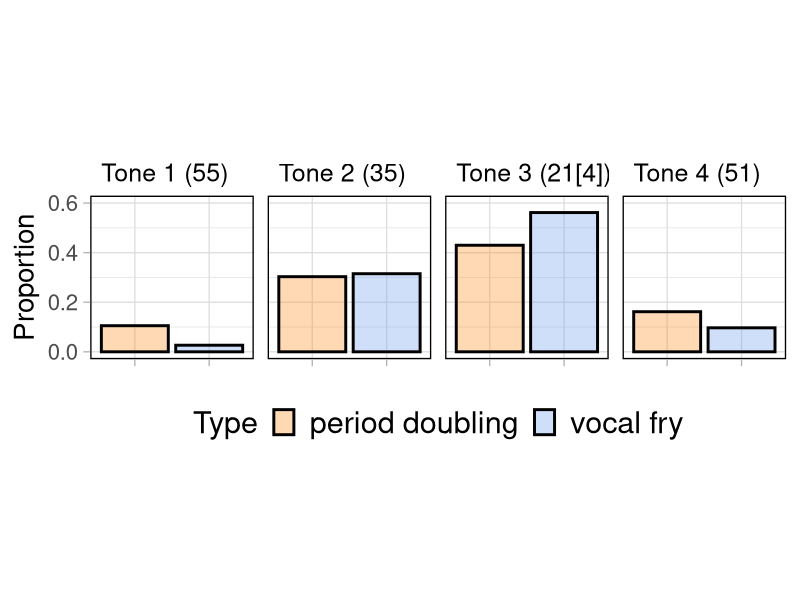
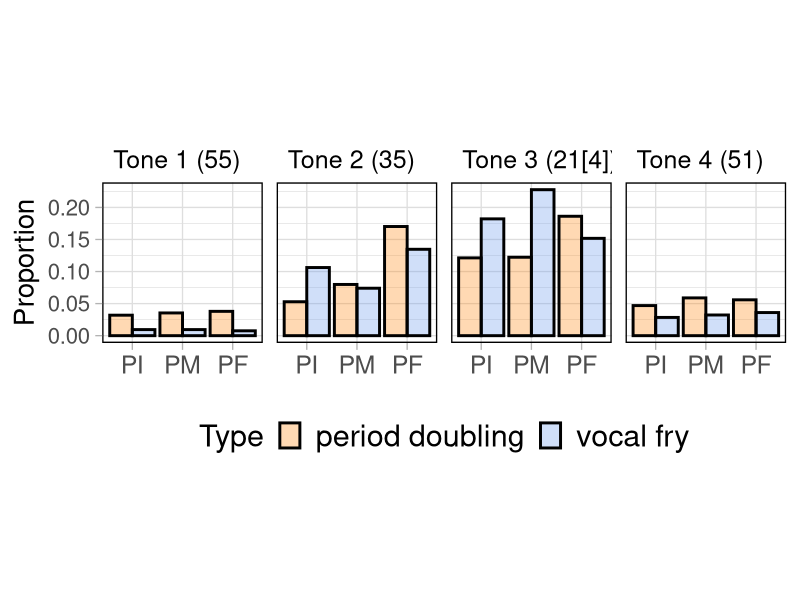
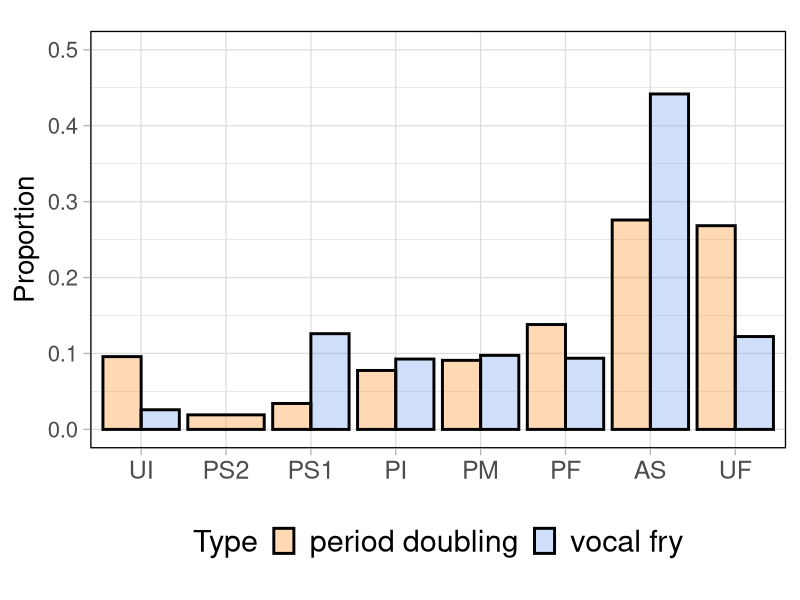
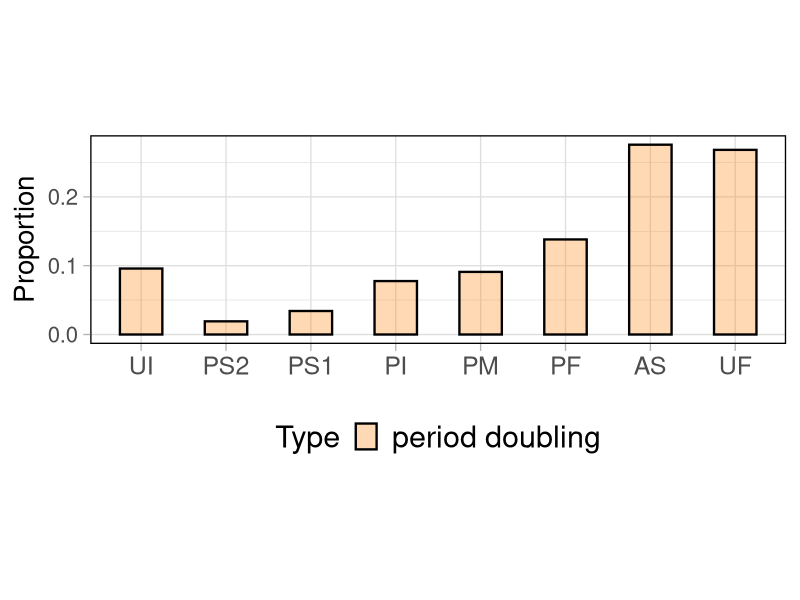
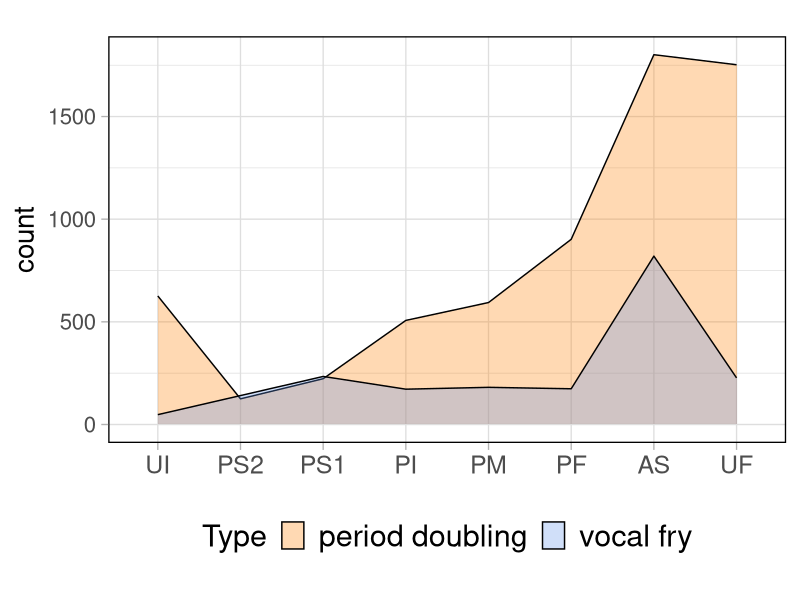
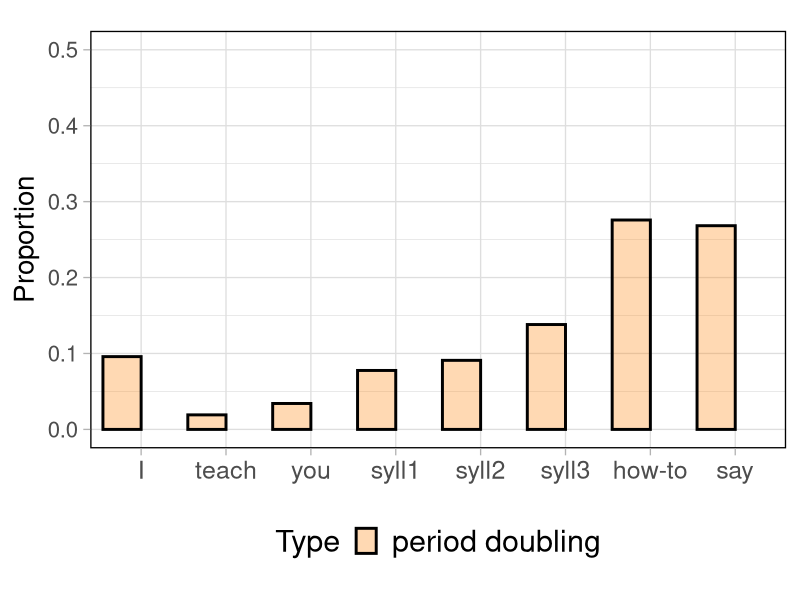
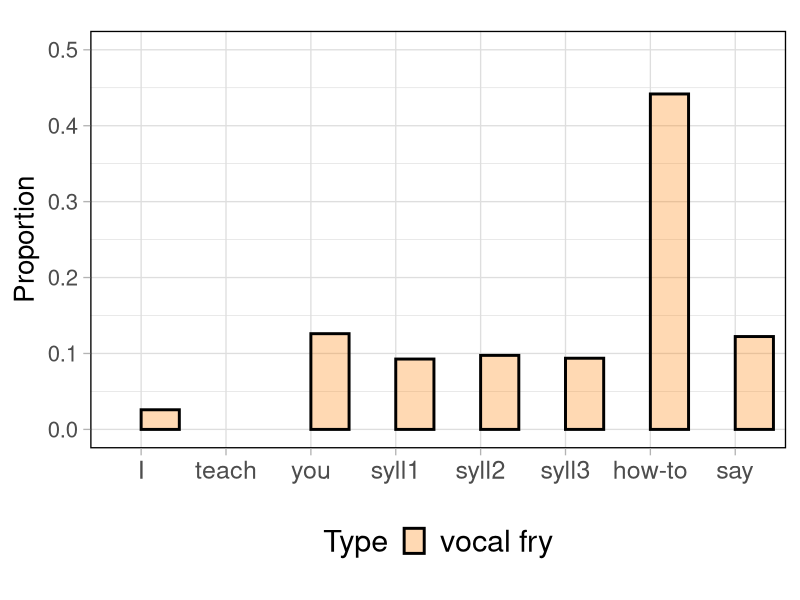

R code for these plots, in order:
## ---- chunk 1
knitr::opts_chunk$set(echo = TRUE)
library(tidyverse)
library(lme4)
library(lmerTest)


## ---- chunk 2

pros <- read_csv("prosody-log.csv")

# filter out derived neutral tone in sentence-medial stimuli
pros <- pros[!(pros$Tone=='0'&pros$Phrase%in%c('PM','PI','PF')),]

pros <- pros %>% mutate(id = str_sub(Filename,start=5,end=6),
               gender = ifelse(str_sub(Filename,start=3,end=3)=="0",'Women','Men'))

pros$ind <- paste0(ifelse(pros$gender=='Women','f','m'),pros$id)

pros$group[pros$Phrase%in%c('PM','PI','PF')] <- 'Medial'
pros$group[pros$Phrase%in%c('UI','PS1','PS2')] <- 'Initial'
pros$group[pros$Phrase%in%c('AS2','AS1','UF','AS')] <- 'Final'

pros$Phrase[pros$Phrase%in%c('AS2','AS1','AS')] <- 'AS'

pros$Phrase <- factor(pros$Phrase,
                      levels = c('UI','PS2','PS1','PI','PM','PF','AS','UF'))

pros$Type[pros$Type=='pd'] = 'period doubling'
pros$Type[pros$Type=='fry'] <- 'vocal fry'

pros$group <- factor(pros$group, levels = c("Initial", "Medial", "Final"))

pros_style <- list(
  scale_color_manual(values = c('darkorange1','cornflowerblue','azure4')),#BBBBBB
  scale_fill_manual(values = c('darkorange1','cornflowerblue','azure4')),#009988
  theme_light(base_size = 20),
  theme(
    aspect.ratio     = .75,
    legend.text = element_text(size = 22),
    strip.background = element_blank(),
    strip.text       = element_text(color = "black",size=18, hjust = 0),
    strip.placement = 'inside',
    panel.border     = element_rect(color = "black", fill = NA),
    legend.position = "bottom",
    legend.title = element_text(size=22),
    axis.title.x = element_blank(),
    axis.text.x = element_text(size=18)
  )
)
## ---- chunk 3

tone.by.ph <- pros %>% filter(Phrase%in%c('PI','PM','PF'))%>%
  group_by(Type,Phrase,Tone,ind)%>%summarise(count=n())

tone.by.ph$Tone <- factor(tone.by.ph$Tone, levels = c("1", "2", "3",'4'), 
                    labels = c("T1", "T2", "T3",'T4'))

tone.by.ph$Type <- factor(tone.by.ph$Type, levels = c( "period doubling", "vocal fry"))

tm.pd <- glmer(count~Type*(Tone+Phrase)+Tone:Phrase+(1|ind)+(1|ind:Tone)+(1|ind:Type)+(1|ind:Phrase)
               ,data=tone.by.ph,family = 'poisson',
               control=lmerControl(optimizer="bobyqa"))
drop1(tm.pd,test='Chisq',trace = T)
summary(tm.pd)

#control=lmerControl(optimizer="nloptwrap", optCtrl=list(xtol_abs=1e-8, ftol_abs=1e-8)))

tm.pd2 <- glmer(count~Type*Tone*Phrase+(1|ind)+(1|ind:Tone)+(1|ind:Type)+(1|ind:Phrase)
               ,data=tone.by.ph,family = 'poisson',
               control=lmerControl(optimizer="bobyqa"))
summary(tm.pd2)
drop1(tm.pd2,test='Chisq',trace = T)
anova(tm.pd,tm.pd2)

# tm.pd3 <- glmer(count~Type*Tone*Phrase+(1|ind)+(Tone|ind)+(Type|ind)+(Phrase|ind)
#                ,data=tone.by.ph,family = 'poisson',
#                control=lmerControl(optimizer="bobyqa"))
# summary(tm.pd3)
# tm.pd4 <- glmer(count~Type*(Tone+Phrase)+Tone:Phrase+(1|ind)+(Tone|ind)+(Type|ind)+(Phrase|ind)
#                ,data=tone.by.ph,family = 'poisson',
#                control=lmerControl(optimizer="bobyqa"))
# summary(tm.pd4)

#tm.pd2@optinfo$conv$lme4
#with(tm.pd@optinfo$derivs,max(abs(solve(Hessian,gradient)))<2e-3)
#tm.pd@optinfo$derivs %>% with(. , solve(Hessian, gradient))  %>% abs() %>% max()

tm <- glmer(count~Tone+Phrase+Type+(1|ind)+(1|ind:Tone)+(1|ind:Type)+(1|ind:Phrase),
             data=tone.by.ph,family = 'poisson',
               control=lmerControl(optimizer="bobyqa"))
drop1(tm,test='Chisq', trace=T)

summary(tm.pd)


# refit the model for vocal fry as default

tone.by.ph$Type <- factor(tone.by.ph$Type, levels = c( "vocal fry", "period doubling"))

tm.vf <- glmer(count~Type*(Tone+Phrase)+Tone:Phrase+(1|ind)+(1|ind:Tone)+(1|ind:Type)+(1|ind:Phrase)
               ,data=tone.by.ph,family = 'poisson',
               control=lmerControl(optimizer="bobyqa"))

summary(tm.vf)

tm.vf2 <- glmer(count~Type*Tone*Phrase+(1|ind)+(1|ind:Tone)+(1|ind:Type)+(1|ind:Phrase)
               ,data=tone.by.ph,family = 'poisson',
               control=lmerControl(optimizer="bobyqa"))
summary(tm.vf2)
drop1(tm.vf2,test='Chisq',trace = T)
anova(tm.vf,tm.vf2)



## ---- chunk 4
pros.tone.ph <- pros %>%filter(group=='Medial')%>%group_by(Type)%>%
  mutate(type.n = n())%>%
  filter(group=='Medial')%>%group_by(Type,Tone,Phrase)%>%
  mutate(ph.n = n())%>%group_by(Type,Tone,Phrase)%>%
  summarize(Proportion=ph.n/type.n)%>%unique()

pros.tone.ph$Tone <- factor(pros.tone.ph$Tone, levels = c("1", "2", "3",'4'), 
                    labels = c("Tone 1 (55)", "Tone 2 (35)", "Tone 3 (21[4])",'Tone 4 (51)'))

pros.tone <- pros %>% filter(group=='Medial')
pros.tone$Tone <- factor(pros.tone$Tone, levels = c("1", "2", "3",'4'), 
                    labels = c("Tone 1 (55)", "Tone 2 (35)", "Tone 3 (21[4])",'Tone 4 (51)'))


pros.tone%>%group_by(Type,Tone)%>%
  summarize(n = n())%>%
  mutate(Proportion=prop.table(n))%>%ggplot()+
  geom_histogram(aes(x=Type,y=Proportion,fill=Type,group=Type),size = 1,
           stat = 'identity', position = position_dodge(),
                 alpha=.3,color='black')+ #alpha=0
  facet_grid(~Tone)+pros_style+theme(axis.text.x = element_blank(),aspect.ratio = 1)+ylim(c(0, 0.6))


pros.tone.ph %>% ggplot()+
  geom_bar(aes(x=Phrase,y=Proportion,fill=Type,group=Type),size = 1,
           stat = 'identity', position = position_dodge(),
                 alpha=.3,color='black')+ #alpha=0
  facet_grid(~Tone)+pros_style+theme(aspect.ratio = 1)

## ---- chunk 5

by.ph <- pros%>%group_by(Type,Phrase,Tone,ind)%>%summarise(count=n())

by.ph$Tone <- factor(by.ph$Tone, levels = c("1", "2", "3",'4','0'), 
                    labels = c("T1", "T2", "T3",'T4','T0'))

by.ph$Type <- factor(by.ph$Type, levels = c( "period doubling", "vocal fry"))

pm.pd <- glmer(count~Tone+Type*Phrase+(1|ind)+(1|ind:Tone)+(1|ind:Phrase)+(1|ind:Type),data=by.ph,family = 'poisson',
               control=lmerControl(optimizer="bobyqa"))

with(pm.pd@optinfo$derivs,max(abs(solve(Hessian,gradient)))<2e-3)

drop1(pm.pd,test='Chisq',trace = T)

pm <- glmer(count~Tone+Type+Phrase+(1|ind)+(1|ind:Tone)+(1|ind:Phrase)+(1|ind:Type),data=by.ph,family = 'poisson')
drop1(pm,test='Chisq',trace = T)

summary(pm.pd)

# refit the model for vocal fry as default
by.ph$Type <- factor(by.ph$Type, levels = c( "vocal fry", "period doubling"))

pm.vf <- glmer(count~Tone+Type*Phrase+(1|ind)+(1|ind:Tone)+(1|ind:Phrase)+(1|ind:Type),data=by.ph,family = 'poisson',
               control=lmerControl(optimizer="bobyqa"))

summary(pm.vf)


## ---- chunk 6

pros %>%filter()%>%group_by(Type,Phrase)%>%
  summarize(n = n())%>%
  mutate(Proportion=prop.table(n)) %>% ggplot()+
  geom_bar(aes(x=Phrase,y=Proportion,group=Type,fill=Type),stat = 'identity',alpha=0.3,
           color='black',
                 size=1,
                 position = position_dodge())+
  pros_style+theme(aspect.ratio = .6)+ylim(c(0, 0.5))

pros %>%filter(Type=='period doubling')%>%group_by(Type,Phrase)%>%
    summarize(n = n())%>%
    mutate(Proportion=prop.table(n)) %>% ggplot()+
    geom_bar(aes(x=Phrase,y=Proportion,group=Type,fill=Type),stat = 'identity',alpha=.3,
             color='black',
             size=.8, width=.5,
             position = position_dodge())+pros_style+theme(aspect.ratio = .3)

pros %>%#group_by(Type,Phrase)%>%
  #summarize(n = n())%>%
  #mutate(Proportion=prop.table(n)) %>%
  ggplot()+
  geom_density(aes(x=Phrase,group=Type,fill=Type),stat = 'count',alpha=0.3,
           color='black')+
  pros_style+theme(aspect.ratio = .6)

## ---- chunk 7
pros$Phrase <- as.character(pros$Phrase)

pros$Phrase[pros$Phrase=='PM'] = 'syll2'
pros$Phrase[pros$Phrase=='PI'] = 'syll1'
pros$Phrase[pros$Phrase=='PF'] = 'syll3'
pros$Phrase[pros$Phrase=='UI'] = 'I'
pros$Phrase[pros$Phrase=='PS2'] = 'teach'
pros$Phrase[pros$Phrase=='PS1'] = 'you'
pros$Phrase[pros$Phrase=='AS'] = 'how-to'
pros$Phrase[pros$Phrase=='UF'] = 'say'

pros$Phrase <- factor(pros$Phrase,
                      levels = c('I','teach','you','syll1','syll2','syll3','how-to','say'))


pros %>%filter(Type=='period doubling')%>%group_by(Type,Phrase)%>%
  summarize(n = n())%>%
  mutate(Proportion=prop.table(n)) %>% ggplot()+
  geom_bar(aes(x=Phrase,y=Proportion,group=Type,fill=Type),stat = 'identity',alpha=0.3,
           color='black',
                 size=1, width=.45, just=1,
                 position = position_dodge())+
  pros_style+theme(aspect.ratio = .6)+ylim(c(0, 0.5))

pros %>% group_by(Type,Phrase)%>%
  summarize(n = n())%>%
  mutate(Proportion=prop.table(n)) %>% filter(Type=='vocal fry') %>% ggplot()+
  geom_bar(aes(x=Phrase,y=Proportion,group=Type,fill=Type),stat = 'identity',alpha=0.3,
           color='black',
           size=1,
           width=0.45,just=0,
           position = position_dodge())+  scale_fill_discrete(drop=FALSE) +
  scale_x_discrete(drop=FALSE)+
  pros_style+theme(aspect.ratio = .6)+ylim(c(0, 0.5))
